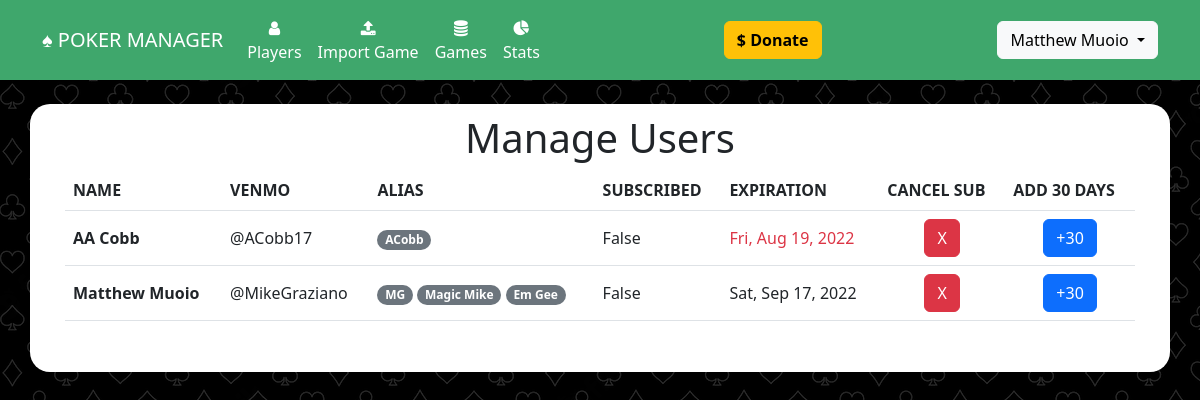
/manage_users (signed in), run on an earlier commit of the app's database.
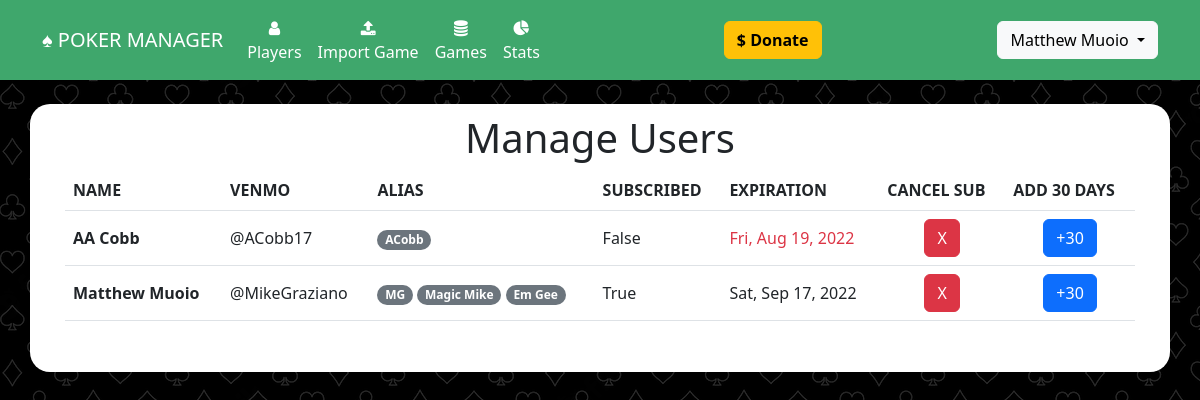
And on a later commit of the database.
### website/models.py (models this page shows)
class User(db.Model, UserMixin):
	id = db.Column(db.Integer, primary_key=True)
	email = db.Column(db.String(150), unique=True)
	password = db.Column(db.String(150))
	first_name = db.Column(db.String(150))
	last_name = db.Column(db.String(150))
	player_id = db.Column(db.Integer, db.ForeignKey('player.id'))
	admin = db.Column(db.Boolean, default=False)
	subscribed = db.Column(db.Boolean, default=False)
	expires_on = db.Column(db.DateTime(timezone=True), default=func.now())

class Player(db.Model):
	id = db.Column(db.Integer, primary_key=True)
	name = db.Column(db.String(150), unique=True)
	venmo = db.Column(db.String(300))
	email = db.Column(db.String(300))
	games_played = db.Column(db.Integer, default=0)
	aliases = db.relationship('Alias', backref='player')
	earnings = db.relationship('Earning', backref='player')
	user = db.relationship('User', backref='player')
	pokernowid = db.relationship('PokernowId', backref='player')
	bankroll = db.relationship('Bankroll', backref='player')

class Alias(db.Model):
	id = db.Column(db.Integer, primary_key=True)
	alias = db.Column(db.String(150), unique=True)
	player_id = db.Column(db.Integer, db.ForeignKey('player.id'))

### website/auth.py (the view)
@auth.route('/manage_users', methods=['GET','POST'])
@login_required
@admin_required
def manage_users():
	user=current_user
	users = User.query.order_by(User.first_name.asc()).all()
	import datetime
	today = datetime.datetime.now()
	return render_template("manage_users.html", user=current_user, users=users, today=today)

### website/__init__.py (called while the page is built)
def create_app():
	app = Flask(__name__)
	app.config['SECRET_KEY'] = 'secret_key_password_string'
	app.config['SQLALCHEMY_DATABASE_URI'] = 'postgresql://sbhdiltjnlthsz:4f82ba903b0b4e729e03dacdabb56352b8bbbc3780ae1e28850994a6e285e9fa@ec2-3-219-229-143.compute-1.amazonaws.com:5432/d3k32m6clt9ihg'
	migrate.init_app(app, db, render_as_batch=True)
	db.init_app(app)
	from .models import User, Player, Alias, Game, Payment, Url, Earning, PokernowId, Behavior
	from .views import views
	from .auth import auth
	app.register_blueprint(views, url_prefix='/')
	app.register_blueprint(auth, url_prefix='/')
	login_manager = LoginManager()
	login_manager.login_view = 'auth.login'
	login_manager.init_app(app)
	@login_manager.user_loader
	def load_user(id):
		return User.query.get(int(id))
	return app

### website/auth.py (called while the page is built)
def admin_required(f):
	@wraps(f)
	def decorated_function(*args, **kwargs):
		if current_user.is_anonymous:
			return redirect(url_for('auth.login'))
		if current_user and current_user.admin:
			return f(*args, **kwargs)
		else:
			return redirect(url_for('auth.login'))
	return decorated_function

### website/templates/manage_users.html (shortened to what this page needs)
{% extends "base.html" %}
{% block content %}
<h1 align="center">Manage Users</h1>
<table class="table">
	<thead>
	  <tr>
		<th scope="col">NAME</th>
		<th scope="col">VENMO</th>
		<th scope="col">ALIAS</th>
		<th scope="col">SUBSCRIBED</th>
		<th scope="col">EXPIRATION</th>
		<th scope="col">CANCEL SUB</th>
		<th scope="col">ADD 30 DAYS</th>
	  </tr>
	</thead>
	<tbody>
	{% if users %}
	{% for user in users %}
		<tr style="vertical-align: middle">
			<td><strong>{{ user.first_name }} {{ user.last_name }}</strong></td>
			<td>{{ user.player.venmo }}</td>
			<td>
				{% for alias in user.player.aliases %}
				<span class="badge rounded-pill bg-secondary">{{ alias.alias }}</span>
				{% endfor %}
			</td>
			<td>{{user.subscribed}}</td>
			<td {% if user.expires_on <= today %}class="text-danger"{% endif %}>{{user.expires_on.strftime('%a, %b %d, %Y')}}</td>
			<td align="center">
				<button type="button" class="btn btn-danger" onClick="expireSub({{user.id}})">X</button>
			</td>
			<td align="center">
				<button type="button" class="btn btn-primary" onClick="add30Days({{user.id}})">+30</button>
			</td>
		</tr>
	{% endfor %}
	{% endif %}
</tbody>
</table>
{% endblock %}

### website/templates/base.html (shortened to what this page needs)
<!DOCTYPE html>
<html>
    <head>
<link href="https://cdn.jsdelivr.net/npm/bootstrap@5.2.0-beta1/dist/css/bootstrap.min.css" rel="stylesheet">
    <link
      rel="stylesheet"
      href="https://stackpath.bootstrapcdn.com/font-awesome/4.7.0/css/font-awesome.min.css"
    />
    <link
      rel="stylesheet"
      href="static/style.css"
    />
    </head>
    <body class="body">
        <nav class="navbar navbar-expand-lg navbar-dark" style="background-color: #3fa76c;">
            <div class="container-fluid" style="max-width: 1140px;margin-right:auto;margin-left:auto">
                <a class="navbar-brand" href="/">&spades; POKER MANAGER</a>
                <div class="collapse navbar-collapse justify-content-start" id="mainNavbar">
                    <div class="navbar-nav">
                        <ul class="navbar-nav me-auto mb-2 mb-lg-0">
                            <li class="nav-item" align="center"><a class="nav-link" id="nav-players" href="/players"><i class="fa fa-user" aria-hidden="true"></i><br/>Players</a></li>
                            {% if user and  user.is_authenticated and user.admin %}
                            <li class="nav-item" align="center"><a class="nav-link" id="nav-import-game" href="/import_game"><i class="fa fa-upload" aria-hidden="true"></i><br/>Import Game</a></li>
                            {% endif %}
                            <li class="nav-item" align="center"><a class="nav-link" id="nav-import-game" href="/games"><i class="fa fa-database" aria-hidden="true"></i><Br/>Games</a></li>
                            {% if user and  user.is_authenticated and user.player_id %}
                            <li class="nav-item" align="center"><a class="nav-link" id="nav-import-game" href="/player_stats"><i class="fa fa-pie-chart" aria-hidden="true"></i><br/>Stats</a></li>
                            {% endif %}
                        </ul>
                    </div>
                    <div class="navbar-nav ml-auto" style="margin-left: auto">
                       <a href="https://account.venmo.com/u/MattMuoio" target="_blank" class="btn btn-warning"><b>$ Donate</b></a>
                    </div>
                    <div class="navbar-nav ml-auto" style="margin-left: auto">
                        <ul class="navbar-nav me-auto mb-2 mb-lg-0">
                            {% if user and  user.is_authenticated %}
                            <div class="dropdown">
                                <button class="btn btn-light dropdown-toggle" type="button" data-bs-toggle="dropdown" aria-expanded="false">
                                {{user.first_name}} {{user.last_name}}
                                </button>
                            </div>
                            {% else %}
                            <ul class="navbar-nav me-auto mb-2 mb-lg-0">
                                <li class="nav-item"><a class="nav-link" id="nav-signUp" href="/sign-up">Sign Up</a></li>
                                <li class="nav-item"><a class="nav-link" id="nav-login" href="/login">Login</a></li>
                            </ul>
                            {% endif %}
                        </ul>
                    </div>
                </div>
            </div>
        </nav>
        <br/>
        <div class="container h-100 body_container" style="max-width:1140px; background-color: #fff;">
            {% block content %}
            {% endblock %}
        </div>
    </body>
</html>

### website/static/style.css (style rules this page uses)
.body { height: 100%; background-image: url('card_suits4.png'); }
.body_container { border-radius: 20px; padding: 10px 35px 35px 35px; }
.nav-link { color: #fff; }

What changed in the data, as far as the page shows it:
changed User "Matthew": subscribed "False" → "True"
